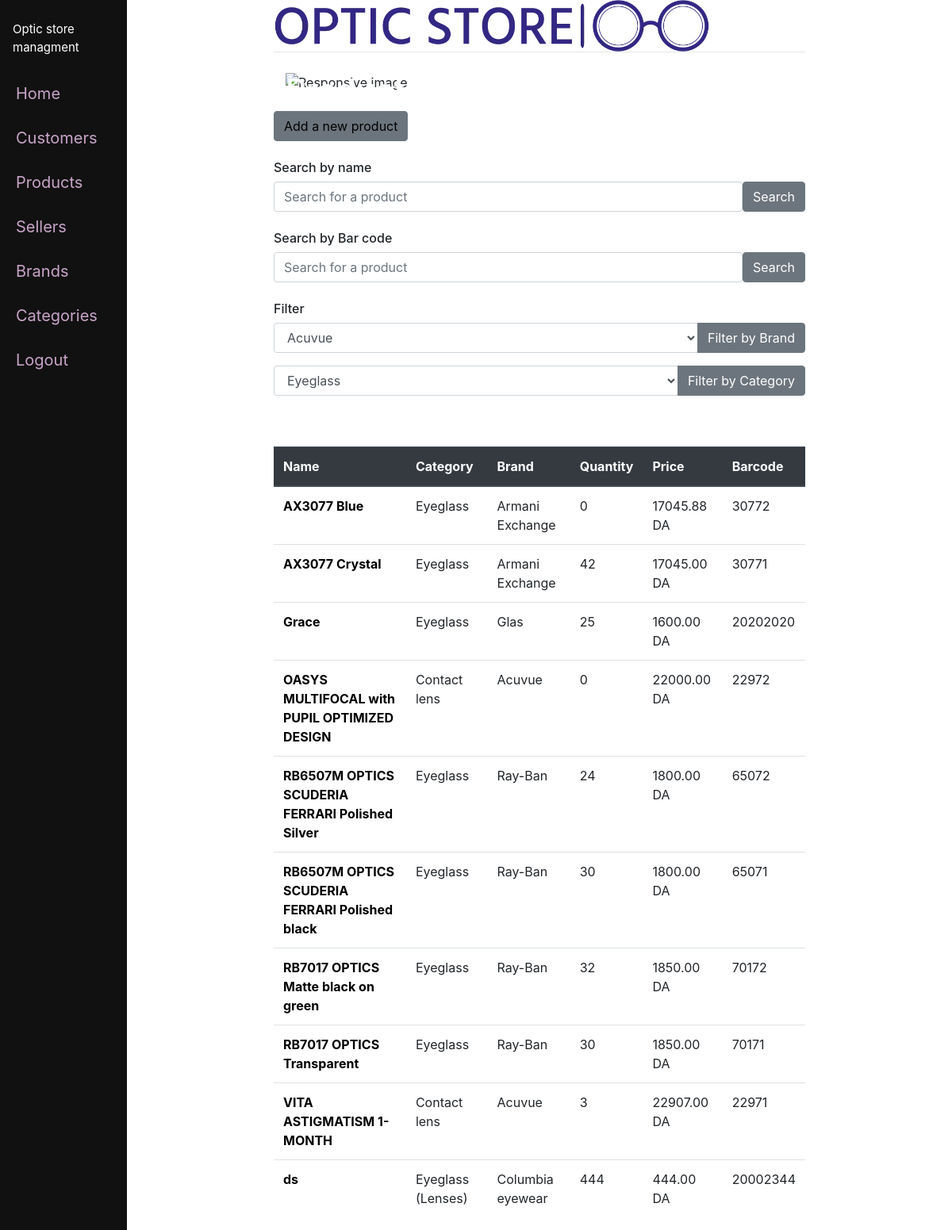
Screenshot of /products/ (signed in) with the database file from the repository.
### optic/models.py (models this page shows)
class Product(models.Model):
    NADMIN = 'Added by a non-admin user'
    ADMIN = 'Approved by Admin'
    ADDER = [
        (NADMIN, ('Added by a non-admin user')),
        (ADMIN, ('Approved by Admin')),
    ]
    name = models.CharField(max_length=100)
    price = models.DecimalField(max_digits=10, decimal_places=2)
    quantity = models.DecimalField(max_digits=10, decimal_places=0)
    category = models.ForeignKey(Category, on_delete=models.CASCADE)
    brand = models.ForeignKey(Brand, on_delete=models.CASCADE)
    seller = models.ManyToManyField(Seller)
    description = models.CharField(max_length=2000, null=True)
    barcode = models.CharField(max_length=10, null=True)
    status = models.CharField(max_length=30, choices=ADDER, default=NADMIN)
    added_by = models.CharField(max_length=30, null=True)
    added = models.DateField(default=datetime.date.today)
    def __str__(self):
        return (self.name)

class Category(models.Model):
    NADMIN = 'Added by a non-admin user'
    ADMIN = 'Approved by Admin'
    ADDER = [
        (NADMIN, ('Added by a non-admin user')),
        (ADMIN, ('Approved by Admin')),
    ]
    name = models.CharField(max_length=100)
    status = models.CharField(max_length=30, choices=ADDER, default=NADMIN)
    def __str__(self):
        return (self.name)

class Brand(models.Model):
    NADMIN = 'Added by a non-admin user'
    ADMIN = 'Approved by Admin'
    ADDER = [
        (NADMIN, ('Added by a non-admin user')),
        (ADMIN, ('Approved by Admin')),
    ]
    name = models.CharField(max_length=100)
    status = models.CharField(max_length=30, choices=ADDER, default=NADMIN)
    def __str__(self):
        return (self.name)

### optic/views.py (the view)
# urls.py: path('products/', views.viewproduct, name='products'),
def viewproduct(request):
    brands = Brand.objects.all()
    categories = Category.objects.all()
    products = Product.objects.all().order_by('name')
    return render(request, 'products.html', {'products':products, 'brands':brands, 'categories':categories})

### optic/templates/products.html (shortened to what this page needs)
{% extends 'base.html' %}
{% load static %}
{% block content%}
{% if user.is_authenticated %}
	<div class="container animate">
		<h1 style="position: absolute; text-align: left; color: #ffffff;">Products</h1>
		<img src='{% static "product.png" %}' style="width: 100%; height: 50px; object-fit: cover;" alt="Responsive image">
	</div>
	<a href="{% url 'add_product' %}", class="btn btn-secondary">Add a new product</a>
	<h6>Search by name</h6>
	<form class="d-flex" method="POST" action="{% url 'search_product' %}">
	<input class="form-control me-2" type="search" placeholder="Search for a product" aria-label="Search" name="searchbar">
	<button class="btn btn-secondary">Search</button>
	</form>
	<h6>Search by Bar code</h6>
	<form class="d-flex" method="POST" action="{% url 'search_product_bc' %}">
	<input class="form-control me-2" type="search" placeholder="Search for a product" aria-label="Search" name="searchbc">
	<button class="btn btn-secondary">Search</button>
	</form>
	<h6>Filter</h6>
	<form class="d-flex" method="POST" action="{% url 'filter_product_br' %}">
		<div class="input-group mb-3">
			<select class="form-control me-2" name="filt">
				{% for brand in brands %}
					<option value="{{ brand }}">{{ brand }}</option>
				{% endfor %}
			</select>
			<div class="input-group-append">
				<button class="btn btn-secondary">Filter by Brand</button>
			</div>
		</div>
	</form>
	<form class="d-flex" method="POST" action="{% url 'filter_product_c' %}">
		<div class="input-group mb-3">
			<select class="form-control me-2" name="categ">
				{% for category in categories %}
					<option value="{{ category }}">{{ category }}</option>
				{% endfor %}
			</select>
			<div class="input-group-append">
				<button class="btn btn-secondary">Filter by Category</button>
			</div>
		</div>
	</form>
	<table class="table table-hover">
		<thead class="thead-dark">
		  <tr>
			<th scope="col">Name</th>
			<th scope="col">Category</th>
			<th scope="col">Brand</th>
			<th scope="col">Quantity</th>
			<th scope="col">Price</th>
			<th scope="col">Barcode</th>
		  </tr>
		</thead>
		<tbody>
		{% if products %}
			{% for product in products %}
				<tr>
					<td class="animate pop delay-1"><a href="/oneproduct/{{product.id}}"><strong>{{ product }}</strong></a></td>
					<td class="animate pop delay-2">{{ product.category }}</td>
					<td class="animate pop delay-3">{{ product.brand }}</td>
					<td class="animate pop delay-4">{{ product.quantity }}</td>
					<td class="animate pop delay-5">{{ product.price }} DA</td>
					<td class="animate pop delay-7">{{ product.barcode }}</td>
				</tr>
			{% endfor %}
		{% endif %}
		</tbody>
		</table>
{% else %}
<small><a href="/">Login</a> to view this page</small>
{% endif %}
{% endblock %}

### optic/templates/base.html (style rules this page uses)
.animate { animation-duration: 0.5s; animation-name: animate-fade; animation-delay: 0.1s; animation-fill-mode: backwards; }
.animate.pop { animation-name: animate-pop; animation-timing-function: cubic-bezier(.26,.53,.74,1.48); }
.delay-1 { animation-delay: 0.6s; }
.delay-2 { animation-delay: 0.7s; }
.delay-3 { animation-delay: 0.8s; }
.delay-4 { animation-delay: 0.9s; }
.delay-5 { animation-delay: 1.0s; }
.delay-7 { animation-delay: 1.2s; }
.main a { color: rgb(0, 0, 0); }

### rows the page displays
Product: name "AX3077 Blue", category "Eyeglass", brand "Armani Exchange", quantity "0", price "17045.88", barcode "30772"
Product: name "AX3077 Crystal", category "Eyeglass", brand "Armani Exchange", quantity "42", price "17045.00", barcode "30771"
Product: name "Grace", category "Eyeglass", brand "Glas", quantity "25", price "1600.00", barcode "20202020"
Product: name "OASYS MULTIFOCAL with PUPIL OPTIMIZED DESIGN", category "Contact lens", brand "Acuvue", quantity "0", price "22000.00", barcode "22972"
Product: name "RB6507M OPTICS SCUDERIA FERRARI Polished Silver", category "Eyeglass", brand "Ray-Ban", quantity "24", price "1800.00", barcode "65072"
Product: name "RB6507M OPTICS SCUDERIA FERRARI Polished black", category "Eyeglass", brand "Ray-Ban", quantity "30", price "1800.00", barcode "65071"
Product: name "RB7017 OPTICS Matte black on green", category "Eyeglass", brand "Ray-Ban", quantity "32", price "1850.00", barcode "70172"
Product: name "RB7017 OPTICS Transparent", category "Eyeglass", brand "Ray-Ban", quantity "30", price "1850.00", barcode "70171"
Product: name "VITA ASTIGMATISM 1-MONTH", category "Contact lens", brand "Acuvue", quantity "3", price "22907.00", barcode "22971"
Product: name "ds", category "Eyeglass (Lenses)", brand "Columbia eyewear", quantity "444", price "444.00", barcode "20002344"

### other values shown
form field filt "Acuvue"
form field categ "Eyeglass"
